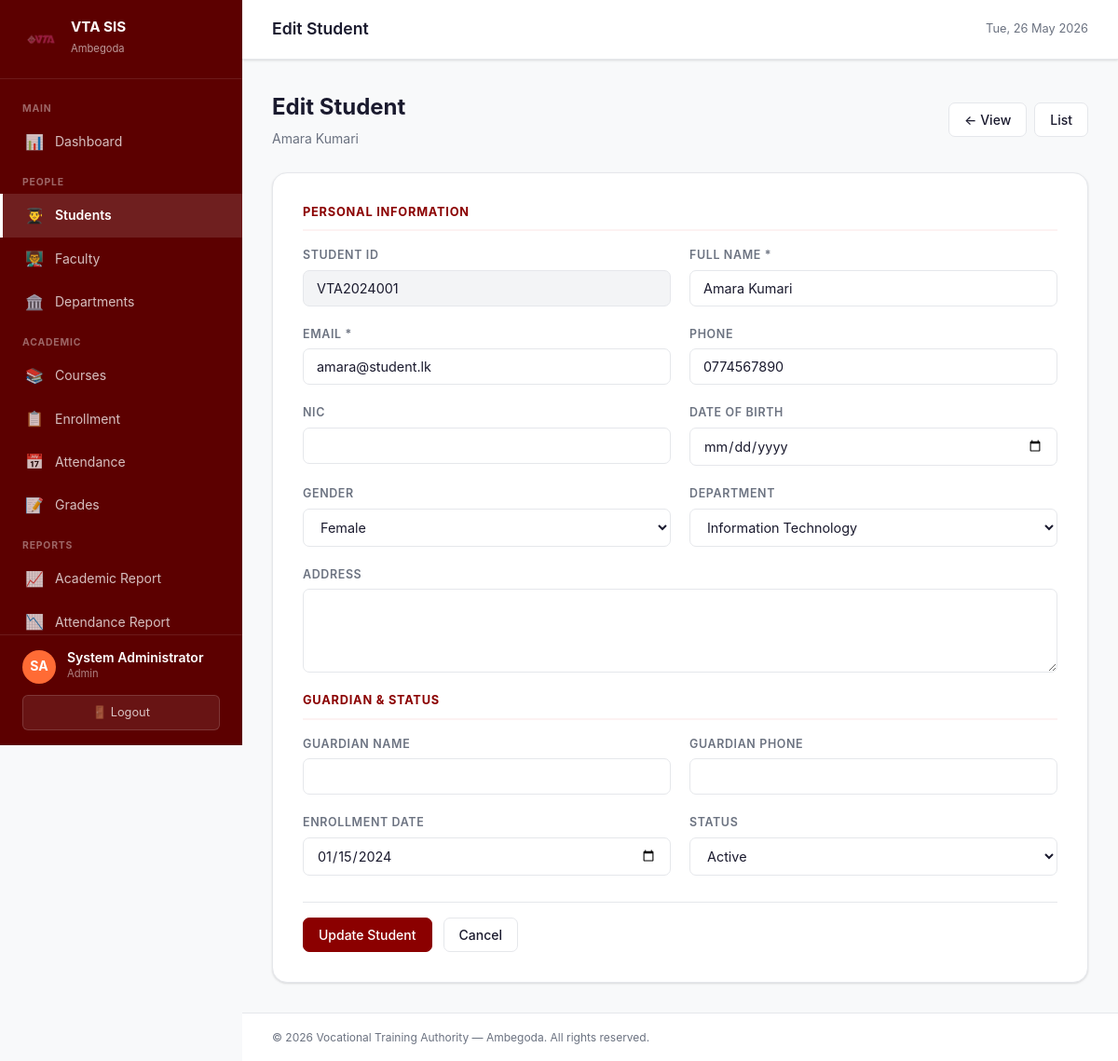
/modules/students/edit.php?id=1 (signed in), run on the app's committed database.
### tables this page shows
CREATE TABLE IF NOT EXISTS students (
    id              INT AUTO_INCREMENT PRIMARY KEY,
    user_id         INT          NOT NULL,
    student_id_no   VARCHAR(50)  NOT NULL UNIQUE,
    full_name       VARCHAR(150) NOT NULL,
    email           VARCHAR(150) NOT NULL,
    phone           VARCHAR(20),
    nic             VARCHAR(20),
    address         TEXT,
    dob             DATE,
    gender          ENUM('male','female','other'),
    department_id   INT,
    enrolled_date   DATE,
    guardian_name   VARCHAR(150),
    guardian_phone  VARCHAR(20),
    is_active       TINYINT(1)   NOT NULL DEFAULT 1,
    created_at      TIMESTAMP    NOT NULL DEFAULT CURRENT_TIMESTAMP,
    FOREIGN KEY (user_id)       REFERENCES users(id)       ON DELETE CASCADE,
    FOREIGN KEY (department_id) REFERENCES departments(id) ON DELETE SET NULL,
    INDEX idx_student_id_no (student_id_no)
);

CREATE TABLE IF NOT EXISTS departments (
    id          INT AUTO_INCREMENT PRIMARY KEY,
    name        VARCHAR(150) NOT NULL,
    code        VARCHAR(20),
    description TEXT,
    created_at  TIMESTAMP NOT NULL DEFAULT CURRENT_TIMESTAMP
);

### includes/functions.php (called while the page is built, shortened)
<?php
function h(mixed $val): string {
    return htmlspecialchars((string)$val, ENT_QUOTES, 'UTF-8');
}
function get(string $key, string $default = ''): string {
    return trim($_GET[$key] ?? $default);
}

### modules/students/edit.php (the view, shortened to what this page needs)
<?php
require_once '../../config/db.php';
$id = (int)get('id');
$stuStmt = $pdo->prepare('SELECT s.*, u.username FROM students s JOIN users u ON u.id=s.user_id WHERE s.id=?');
$stuStmt->execute([$id]);
$student = $stuStmt->fetch();
$departments = $pdo->query('SELECT id, name FROM departments ORDER BY name')->fetchAll();
$errors = [];
if (isPost()) {
    $data = [
        'full_name'      => post('full_name'),
        'email'          => post('email'),
        'phone'          => post('phone'),
        'nic'            => post('nic'),
        'address'        => post('address'),
        'dob'            => post('dob'),
        'gender'         => post('gender'),
        'department_id'  => post('department_id'),
        'enrolled_date'  => post('enrolled_date'),
        'guardian_name'  => post('guardian_name'),
        'guardian_phone' => post('guardian_phone'),
        'is_active'      => post('is_active') !== '' ? (int)post('is_active') : 1,
    ];
    if (!$data['full_name']) $errors[] = 'Full name is required.';
    if (!$data['email'])     $errors[] = 'Email is required.';
    if (!$errors) {
        $pdo->beginTransaction();
        try {
            $pdo->prepare('UPDATE users SET full_name=?, email=? WHERE id=?')
                ->execute([$data['full_name'], $data['email'], $student['user_id']]);
            $pdo->prepare('UPDATE students SET full_name=?,email=?,phone=?,nic=?,address=?,dob=?,gender=?,
                department_id=?,enrolled_date=?,guardian_name=?,guardian_phone=?,is_active=? WHERE id=?')
                ->execute([$data['full_name'],$data['email'],$data['phone'],$data['nic'],$data['address'],
                    $data['dob']?:null,$data['gender'],$data['department_id']?:null,$data['enrolled_date'],
                    $data['guardian_name'],$data['guardian_phone'],$data['is_active'],$id]);
            $pdo->commit();
            flash('Student updated successfully.', 'success');
            redirect(BASE_URL . 'modules/students/view.php?id=' . $id);
        } catch (Exception $e) {
            $pdo->rollBack();
            $errors[] = 'Update failed: ' . $e->getMessage();
        }
    }
} else {
    $data = $student;
}
require_once '../../includes/header.php';
?>
<div class="page-header">
  <div><h1>Edit Student</h1><p><?= h($student['full_name']) ?></p></div>
  <div class="btn-group">
    <a href="view.php?id=<?= $id ?>" class="btn btn-secondary">← View</a>
    <a href="index.php" class="btn btn-secondary">List</a>
  </div>
</div>
<form method="POST" class="form-card">
  <div class="form-section-title">Personal Information</div>
  <div class="form-row">
    <div class="form-group">
      <label>Student ID</label>
      <input type="text" value="<?= h($student['student_id_no']) ?>" disabled style="background:#f3f4f6;">
    </div>
    <div class="form-group">
      <label>Full Name *</label>
      <input type="text" name="full_name" value="<?= h($data['full_name']) ?>" required>
    </div>
  </div>
  <div class="form-row">
    <div class="form-group">
      <label>Email *</label>
      <input type="email" name="email" value="<?= h($data['email']) ?>" required>
    </div>
    <div class="form-group">
      <label>Phone</label>
      <input type="text" name="phone" value="<?= h($data['phone'] ?? '') ?>">
    </div>
  </div>
  <div class="form-row">
    <div class="form-group">
      <label>NIC</label>
      <input type="text" name="nic" value="<?= h($data['nic'] ?? '') ?>">
    </div>
    <div class="form-group">
      <label>Date of Birth</label>
      <input type="date" name="dob" value="<?= h($data['dob'] ?? '') ?>">
    </div>
  </div>
  <div class="form-row">
    <div class="form-group">
      <label>Gender</label>
      <select name="gender">
        <?php foreach (['male','female','other'] as $g): ?>
        <option value="<?= $g ?>" <?= ($data['gender']??'')===$g?'selected':'' ?>><?= ucfirst($g) ?></option>
        <?php endforeach; ?>
      </select>
    </div>
    <div class="form-group">
      <label>Department</label>
      <select name="department_id">
        <?php foreach ($departments as $d): ?>
        <option value="<?= $d['id'] ?>" <?= ($data['department_id']??'')==$d['id']?'selected':'' ?>><?= h($d['name']) ?></option>
        <?php endforeach; ?>
      </select>
    </div>
  </div>
  <div class="form-group">
    <label>Address</label>
    <textarea name="address"><?= h($data['address'] ?? '') ?></textarea>
  </div>
  <div class="form-section-title" style="margin-top:.5rem;">Guardian & Status</div>
  <div class="form-row">
    <div class="form-group">
      <label>Guardian Name</label>
      <input type="text" name="guardian_name" value="<?= h($data['guardian_name'] ?? '') ?>">
    </div>
    <div class="form-group">
      <label>Guardian Phone</label>
      <input type="text" name="guardian_phone" value="<?= h($data['guardian_phone'] ?? '') ?>">
    </div>
  </div>
  <div class="form-row">
    <div class="form-group">
      <label>Enrollment Date</label>
      <input type="date" name="enrolled_date" value="<?= h($data['enrolled_date'] ?? '') ?>">
    </div>
    <div class="form-group">
      <label>Status</label>
      <select name="is_active">
        <option value="1" <?= ($data['is_active']??1)?'selected':'' ?>>Active</option>
      </select>
    </div>
  </div>
  <div class="form-actions">
    <button type="submit" class="btn btn-primary">Update Student</button>
    <a href="view.php?id=<?= $id ?>" class="btn btn-secondary">Cancel</a>
  </div>
</form>
<?php require_once '../../includes/footer.php'; ?>

### assets/css/style.css (style rules this page uses)
:root { --primary: #8B0000; --primary-light: #b71c1c; --primary-dark: #5c0000; --primary-bg: #fdf2f2; --accent: #ff6b35; --success: #2e7d32; --success-bg: #e8f5e9; --warning: #f57f17; --warning-bg: #fffde7; --danger: #c62828; --danger-bg: #ffebee; --info: #0277bd; --info-bg: #e1f5fe; --text: #1a1a2e; --text-muted: #6b7280; --border: #e5e7eb; --bg: #f8f9fa; --white: #ffffff; --sidebar-w: 260px; --navbar-h: 64px; --radius: 10px; --radius-lg: 16px; --shadow: 0 1px 3px rgba(0,0,0,.08), 0 1px 2px rgba(0,0,0,.06); --shadow-md: 0 4px 6px rgba(0,0,0,.07), 0 2px 4px rgba(0,0,0,.06); --shadow-lg: 0 10px 15px rgba(0,0,0,.1), 0 4px 6px rgba(0,0,0,.05); --transition: all .2s ease; }
*, *::before, *::after { box-sizing: border-box; margin: 0; padding: 0; }
html { font-size: 16px; scroll-behavior: smooth; }
body { font-family: -apple-system, BlinkMacSystemFont, 'Segoe UI', Roboto, sans-serif; background: var(--bg); color: var(--text); line-height: 1.6; min-height: 100vh; }
.page-header { display: flex; align-items: center; justify-content: space-between; margin-bottom: 1.5rem; }
.page-header h1 { font-size: 1.5rem; font-weight: 700; }
.page-header p { color: var(--text-muted); font-size: .875rem; margin-top: .25rem; }
.btn { display: inline-flex; align-items: center; gap: .4rem; padding: .5rem 1rem; border-radius: 7px; font-size: .875rem; font-weight: 500; cursor: pointer; text-decoration: none; border: 1px solid transparent; transition: var(--transition); line-height: 1.4; white-space: nowrap; font-family: inherit; }
.btn-primary { background: var(--primary); color: var(--white); border-color: var(--primary); }
.btn-secondary { background: var(--white); color: var(--text); border-color: var(--border); }
.btn-group { display: flex; gap: .5rem; flex-wrap: wrap; }
.form-card { background: var(--white); border-radius: var(--radius-lg); padding: 2rem; box-shadow: var(--shadow); border: 1px solid var(--border); max-width: 900px; }
.form-row { display: grid; grid-template-columns: repeat(auto-fit, minmax(220px, 1fr)); gap: 1.25rem; margin-bottom: 0; }
.form-group { display: flex; flex-direction: column; gap: .35rem; margin-bottom: 1.25rem; }
.form-group label { font-size: .78rem; font-weight: 600; color: var(--text-muted); text-transform: uppercase; letter-spacing: .05em; }
.form-group input, .form-group select, .form-group textarea { padding: .625rem .875rem; border: 1.5px solid var(--border); border-radius: 7px; font-size: .9rem; color: var(--text); background: var(--white); transition: var(--transition); font-family: inherit; width: 100%; }
.form-group textarea { resize: vertical; min-height: 90px; }
.form-actions { display: flex; gap: .75rem; padding-top: 1rem; border-top: 1px solid var(--border); margin-top: .5rem; }
.form-section-title { font-size: .8rem; font-weight: 700; color: var(--primary); text-transform: uppercase; letter-spacing: .06em; padding-bottom: .5rem; border-bottom: 2px solid var(--primary-bg); margin-bottom: 1rem; }

### data on the page
students: full_name "Amara Kumari", student_id_no "VTA2024001", email "amara@student.lk", phone "0774567890", gender "Female", department_id "Information Technology", enrolled_date "01/15/2024", is_active "Active"

### other printed values
$initials ?: '?' "SA"
$uname "System Administrator"
$role "Admin"
$pageTitle "Edit Student"
